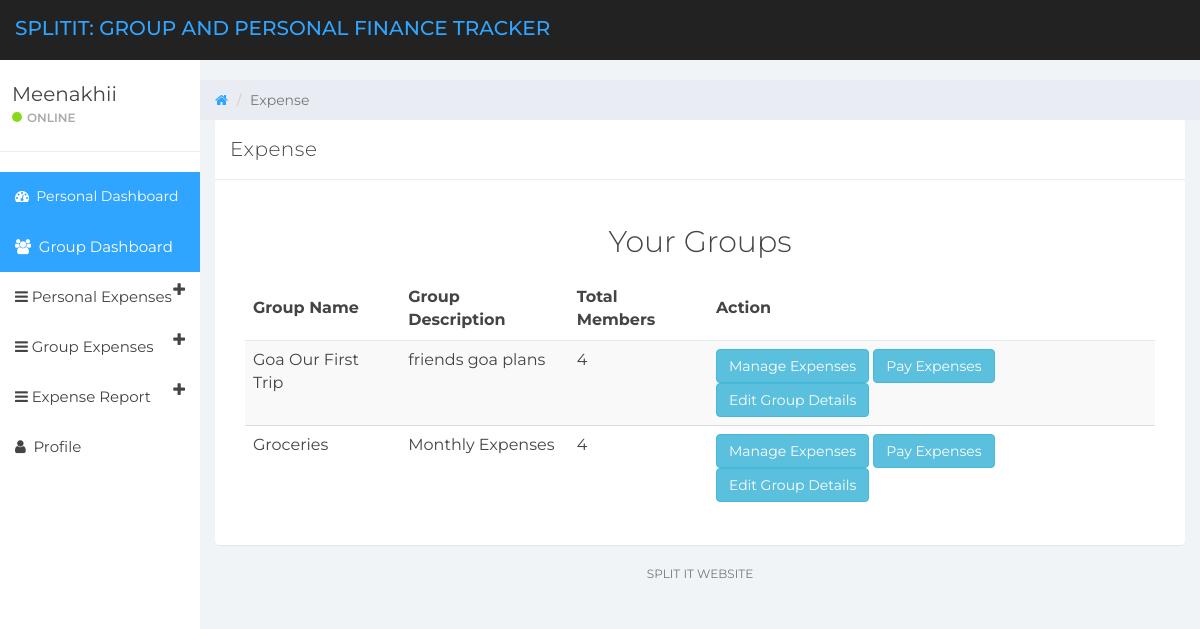
Page /manage-group.php (signed in) on the committed database.
### tables this page shows
CREATE TABLE `tbluser` (
  `ID` int(10) NOT NULL,
  `FullName` varchar(150) DEFAULT NULL,
  `Email` varchar(200) DEFAULT NULL,
  `MobileNumber` bigint(10) DEFAULT NULL,
  `Password` varchar(200) DEFAULT NULL,
  `RegDate` timestamp NOT NULL DEFAULT current_timestamp(),
  `qr_code` varchar(255) NOT NULL,
  `profile_photo` varchar(999) NOT NULL,
  `address` varchar(999) NOT NULL,
  `profession` varchar(999) NOT NULL,
  `age` varchar(100) NOT NULL
);

CREATE TABLE `user_group` (
  `group_id` int(11) NOT NULL,
  `group_name` varchar(255) NOT NULL,
  `group_description` text NOT NULL,
  `created_by` varchar(100) NOT NULL
);

### manage-group.php (the view, shortened to what this page needs)
<?php
$conn = mysqli_connect("localhost", "root", "", "detsdb");
echo $user_id = $_SESSION['detsuid'];
$query = "SELECT ug.*,
            (SELECT COUNT(*) FROM group_members gm WHERE gm.group_id = ug.group_id) AS total_members
          FROM user_group ug
          WHERE ug.group_id IN (SELECT group_id FROM group_members WHERE user_id = '$user_id')";
$result = mysqli_query($conn, $query);
?>
<!DOCTYPE html>
<html>
<head>
	<link href="css/bootstrap.min.css" rel="stylesheet">
	<link href="css/font-awesome.min.css" rel="stylesheet">
	<link href="css/datepicker3.css" rel="stylesheet">
	<link href="css/styles.css" rel="stylesheet">
</head>
<body>
	<?php include_once('includes/header.php');?>
	<?php include_once('includes/sidebar.php');?>
	<div class="col-sm-9 col-sm-offset-3 col-lg-10 col-lg-offset-2 main">
		<div class="row">
			<ol class="breadcrumb">
				<li><a href="#"><em class="fa fa-home"></em></a></li>
				<li class="active">Expense</li>
			</ol>
		</div>
		<div class="row">
			<div class="col-lg-12">
				<div class="panel panel-default">
					<div class="panel-heading">Expense</div>
					<div class="panel-body">
						<div class="col-md-12">
							<div class="table-responsive">
								<h2 style="text-align:center;">Your Groups</h2>
                                <?php if(mysqli_num_rows($result) > 0): ?>
                                    <table class="table table-hover table-striped">
                                        <thead>
                                            <tr>
                                                <th>Group Name</th>
                                                <th>Group Description</th>
                                                <th>Total Members</th>
                                                <th>Action</th>
                                            </tr>
                                        </thead>
                                        <tbody>
                                            <?php while($row = mysqli_fetch_assoc($result)): ?>
                                                <tr>
                                                    <td><?php echo htmlspecialchars($row['group_name']); ?></td>
                                                    <td><?php echo htmlspecialchars($row['group_description']); ?></td>
                                                    <td><?php echo $row['total_members']; ?></td>
                                                    <td>
            <a href="split_expense.php?group_id=<?php echo $row['group_id']; ?>" class="btn btn-info">
            Manage Expenses </a>
             <a href="pay_expense.php?group_id=<?php echo $row['group_id']; ?>" class="btn btn-info">
            Pay Expenses </a>
              <a href="edit_group.php?group_id=<?php echo $row['group_id']; ?>" class="btn btn-info">
            Edit Group Details </a>
                                                    </td>
                                                </tr>
                                            <?php endwhile; ?>
                                        </tbody>
                                    </table>
                                <?php else: ?>
                                    <p style="text-align:center; font-size:18px; color:red;">
                                        You are not part of any groups.
                                    </p>
                                <?php endif; ?>
							</div>
						</div>
					</div>
				</div>
			</div>
			<?php include_once('includes/footer.php');?>
		</div>
	</div>
</body>
</html>

### includes/sidebar.php (shortened to what this page needs)
<?php
include('includes/dbconnection.php');
?>
<div id="sidebar-collapse" class="col-sm-3 col-lg-2 sidebar">
        <div class="profile-sidebar">
            <div class="profile-usertitle">
                <?php
$uid=$_SESSION['detsuid'];
$ret=mysqli_query($con,"select FullName from tbluser where ID='$uid'");
$row=mysqli_fetch_array($ret);
$name=$row['FullName'];
?>
                <div class="profile-usertitle-name"><?php echo $name; ?></div>
                <div class="profile-usertitle-status"><span class="indicator label-success"></span>Online</div>
            </div>
        </div>
        <ul class="nav menu">
            <li class="active"><a href="dashboard.php" style="font-size:14px;"><em class="fa fa-dashboard">&nbsp;</em> Personal Dashboard</a></li>
             <li class="active"><a href="group_dashboard.php"><em class="fa fa-users">&nbsp;</em> Group Dashboard</a></li>
            <li class="parent "><a data-toggle="collapse" href="#sub-item-1">
                <em class="fa fa-navicon">&nbsp;</em>Personal Expenses <span data-toggle="collapse" href="#sub-item-1" class="icon pull-right"><em class="fa fa-plus"></em></span>
                </a>
            </li>
               <li class="parent "><a data-toggle="collapse" href="#sub-item-9">
                <em class="fa fa-navicon">&nbsp;</em>Group Expenses
                 <span data-toggle="collapse" href="#sub-item-9" class="icon pull-right"><em class="fa fa-plus"></em></span>
                </a>
            </li>
  <li class="parent "><a data-toggle="collapse" href="#sub-item-2">
                <em class="fa fa-navicon">&nbsp;</em>Expense Report
                <span data-toggle="collapse" href="#sub-item-2" class="icon pull-right"><em class="fa fa-plus"></em></span>
                </a>
            </li>
            <li><a href="user-profile.php"><em class="fa fa-user">&nbsp;</em> Profile</a></li>
        </ul>
    </div>

### css/styles.css (style rules this page uses)
body { background: #f1f4f7; padding-top: 60px; font-size: 14px; color: #444444; font-family: "Montserrat", "Helvetica Neue", Helvetica, Arial, sans-serif; }
a, a:hover, a:focus { color: #30a5ff; }
h1, h2, h3, h4, h5, h6 { color: #444444; }
h2 { font-weight: 300; margin-bottom: 20px; }
.label-success { background-color: #8ad919; }
.panel { border: 0; }
.panel-heading { font-size: 20px; font-weight: 300; letter-spacing: 0.025em; height: 60px; line-height: 38px; }
.panel-default .panel-heading { background: #fff; border-bottom: 1px solid #e9ecf2; color: #444444; }
.sidebar { display: block; padding: 0; display: none; box-shadow: none; background: #fff; }
.sidebar ul { margin: 20px 0px; }
@media (min-width: 768px) { .sidebar { display: block; position: fixed; top: 60px; bottom: 0; left: 0; z-index: 1000; display: block; margin: 0; padding: 0; overflow-x: hidden; overflow-y: auto; } }
.sidebar ul.nav .active a, .sidebar ul.nav li.parent a.active, .sidebar ul.nav .active > a:hover, .sidebar ul.nav li.parent a.active:hover, .sidebar ul.nav .active > a:focus, .sidebar ul.nav li.parent a.active:focus { color: #fff; background-color: #30a5ff; }
.sidebar ul.nav li a { height: 50px; font-size: 15px; line-height: 2em; color: #444444; }
.profile-sidebar { padding: 10px 0; border-bottom: 1px solid #e9ecf2; }
.indicator { width: 10px; height: 10px; display: inline-block; border-radius: 9999px; margin-right: 5px; }
.profile-usertitle { float: left; text-align: left; margin: 10px 0 0 12px; }
.profile-usertitle-name { font-size: 20px; margin-bottom: 0px; }
.profile-usertitle-status { text-transform: uppercase; color: #AAA; font-size: 12px; font-weight: 600; margin-bottom: 15px; }
.breadcrumb { border-radius: 0; padding: 10px 15px 10px 15px; background: #e9ecf2; margin: 0; }
.table { background: #fff; }
.table > thead > tr > th { border-bottom: 1px solid #e6e7e8; vertical-align: middle; height: 50px; }

### rows in the picture
tbluser: FullName "Meenakhii"
user_group: group_name "Goa Our First Trip", group_description "friends goa plans", total_members "4"
user_group: group_name "Groceries", group_description "Monthly Expenses", total_members "4"
